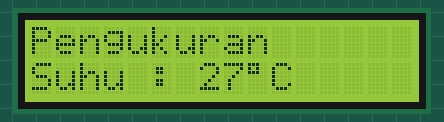
Recording of a sketch running on a simulated Arduino Uno, built with avr-gcc and run on an emulated ATmega328P. Parts: 16×2 character LCD. Random numbers use the default seed unless the sketch sets one.

Above: at 0.1 s.
At 45.1 s:
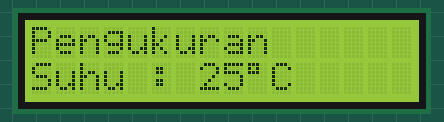
At 127.8 s:
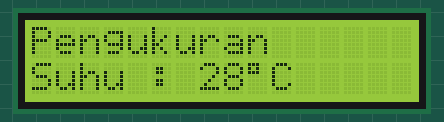

The sketch:

lcdi2c.ino
```cpp
#include <Wire.h>
#include <LiquidCrystal_I2C.h>

// lcd(address, kolom, baris)
LiquidCrystal_I2C lcd(0x27,16,2);
//0x27, 0x20, 0x3F

void setup() {
  lcd.init();
  lcd.backlight();

  lcd.setCursor(0, 0); // kolom, baris
  lcd.print("Test,");
  lcd.setCursor(0, 1); // kolom, baris
  lcd.print("LCD I2C");
}

void loop() {
  int t = random(25, 30);
  lcd.setCursor(0, 0);
  lcd.print("Pengukuran");
  lcd.setCursor(0, 1);
  lcd.print("Suhu : ");
  lcd.print(t);
  lcd.print(char(223)); // derajat
  lcd.print("C");
  delay(1000);
}
```

Measured:
- what the display in image 1 shows lasts 2.1 s, from 45.0 s to 47.1 s
